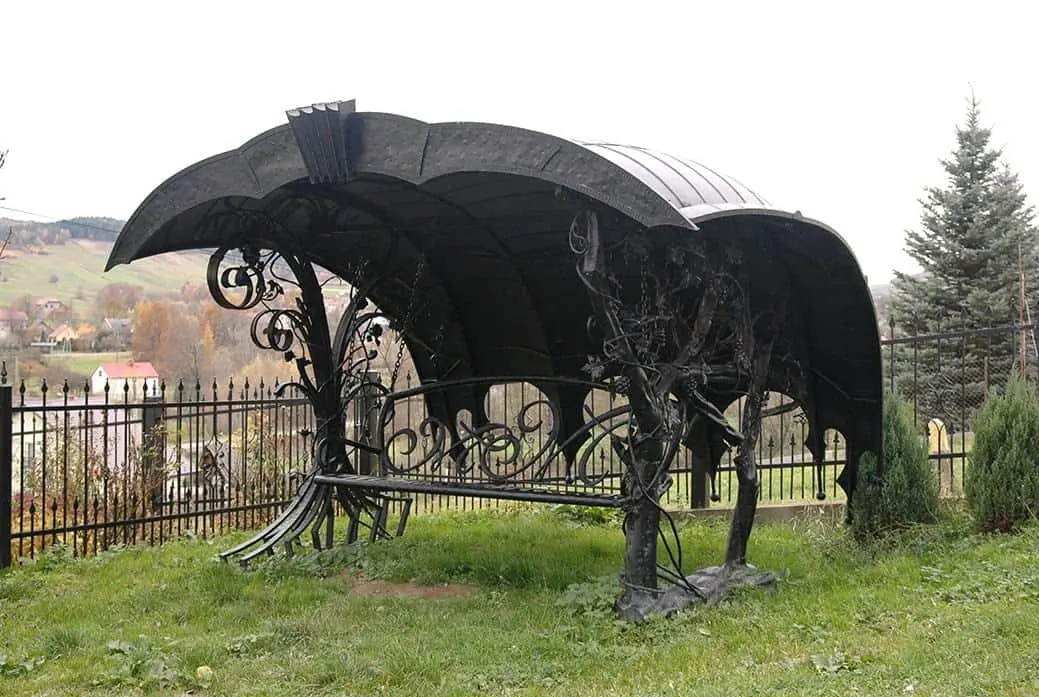
#> input picture assets/img/altana.webp, 1039 x 697 px
$ python -i make_video.py   (imports and definitions only)
#> lines starting #> are read from the running program, lines starting #| are printed output that depends on the picture
#> further down, picture is the input picture: PIL image 1039x697 RGB; mean R, G, B 139, 140.5, 121.5
"""
Generator filmu reklamowego Kowalstwa Artystycznego.

Jak to działa (w skrócie):
  Film = seria obrazków (klatek) wyświetlanych 30 razy na sekundę.
  Ten skrypt RYSUJE każdą klatkę w Pythonie (biblioteka Pillow): zdjęcie z
  powolnym zbliżeniem (efekt "Ken Burns"), napisy, winieta, iskry.
  Gotowe klatki wysyłamy strumieniem (pipe) do programu ffmpeg, który
  skleja je w plik MP4 (kodek H.264) i dokłada dźwięk.

  Dźwięk też jest generowany: ffmpeg potrafi liczyć falę dźwiękową z wzoru
  matematycznego (filtr "aevalsrc"). Uderzenie w kowadło = kilka tonów
  (sinusów) o wysokich częstotliwościach, które szybko wygasają (exp(-k*t)).

Uruchomienie:
    python3 scripts/make_video.py            # oba formaty
    python3 scripts/make_video.py wide       # tylko 16:9 (strona, YouTube, Facebook)
    python3 scripts/make_video.py vertical   # tylko 9:16 (Reels, TikTok, Shorts)
"""
import math
import random
import subprocess
import sys
from pathlib import Path

from PIL import Image, ImageChops, ImageDraw, ImageFilter, ImageFont

ROOT = Path(__file__).resolve().parent.parent
OLD = ROOT / "old" / "images"
OUT = ROOT / "assets" / "video"
FONTS = ROOT / "scripts" / "fonts"
FPS = 30

try:
    import imageio_ffmpeg  # pip install imageio-ffmpeg  (gotowy ffmpeg w paczce Pythona)
    FFMPEG = imageio_ffmpeg.get_ffmpeg_exe()
except ImportError:
    FFMPEG = "ffmpeg"

# Kolory marki — te same co w CSS strony (spójność!)
EMBER = (232, 121, 47)
EMBER_2 = (246, 177, 90)
IVORY = (239, 230, 216)
BG = (20, 17, 15)


# [5 lines left out: function font, not called in this run]


# ---------------------------------------------------------------------------
# SCENARIUSZ — lista scen. Każda: typ, czas trwania [s] i parametry.
# Chcesz zmienić film? Edytuj tylko tę listę.
# ---------------------------------------------------------------------------
SCENES = [
    {"type": "logo", "dur": 3.6},
    {"type": "title", "dur": 3.4, "img": "mention.jpg",
     "kicker": "OD 1997 ROKU", "lines": ["Kształtujemy", "formy z metalu"]},
    {"type": "product", "dur": 2.5, "img": "bramy-87.jpg", "no": "01", "label": "Bramy wjazdowe"},
    {"type": "product", "dur": 2.5, "img": "bal-zewn-107.jpg", "no": "02", "label": "Balustrady"},
    {"type": "product", "dur": 2.5, "img": "segm-ogr-37.jpg", "no": "03", "label": "Ogrodzenia"},
    {"type": "product", "dur": 2.5, "img": "furtki-35.jpg", "no": "04", "label": "Furtki"},
    {"type": "product", "dur": 2.5, "img": "wiaty-13.jpg", "no": "05", "label": "Carporty i wiaty"},
    {"type": "product", "dur": 2.5, "img": "others/14.jpg", "no": "06", "label": "Meble kute"},
    {"type": "product", "dur": 2.5, "img": "metaloplastyka-archit/4.jpg", "no": "07", "label": "Lampy i żyrandole"},
    {"type": "product", "dur": 2.5, "img": "others-12.jpg", "no": "08", "label": "Mała architektura"},
    {"type": "words", "dur": 3.0, "img": "bal-wewn-1.jpg", "words": ["Ogień.", "Młot.", "Kowadło."]},
    {"type": "title", "dur": 3.4, "img": "bramy-wjazdowe/1.jpg",
     "kicker": "CYNKOWANIE · MALOWANIE PROSZKOWE · MONTAŻ", "lines": ["Trwałość", "na pokolenia"]},
    {"type": "end", "dur": 4.6},
]
XFADE = 0.45  # długość przenikania między scenami [s]


# ---------------------------------------------------------------------------
# Narzędzia graficzne
# ---------------------------------------------------------------------------
# [4 lines left out: function ease, not called in this run]


def ease_out(t):
    t = max(0.0, min(1.0, t))
    return 1 - (1 - t) ** 3


def grade(im):
    """Korekcja barw "w stylu kuźni": lekko ciemniej, cieplej, mniej nasycone zielenie."""
    im = im.convert("RGB")
    r, g, b = im.split()
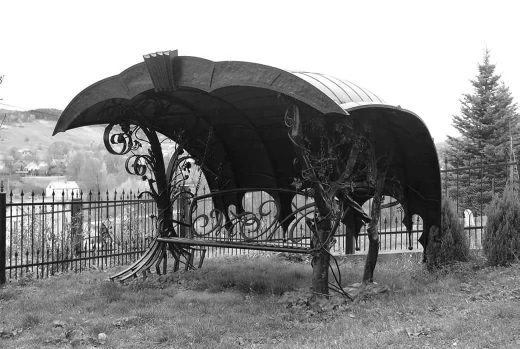
#> r: PIL image 1039x697 L (shown at 1/2 size); min 0, max 255, mean 139
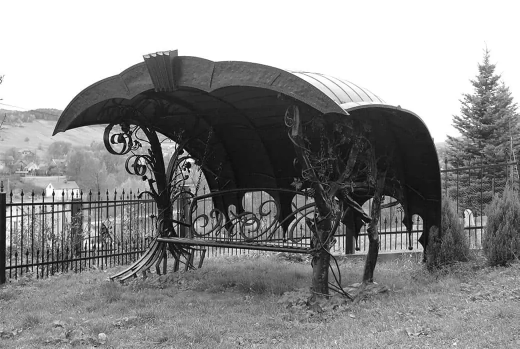
#> g: PIL image 1039x697 L (shown at 1/2 size); min 0, max 255, mean 140.5
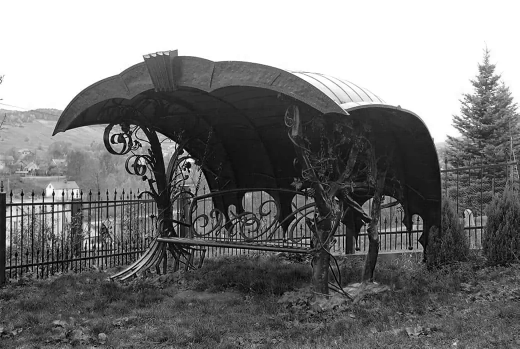
#> b: PIL image 1039x697 L (shown at 1/2 size); min 0, max 255, mean 121.5
    r = r.point(lambda v: min(255, int(v * 1.04 + 4)))
    b = b.point(lambda v: int(v * 0.86))
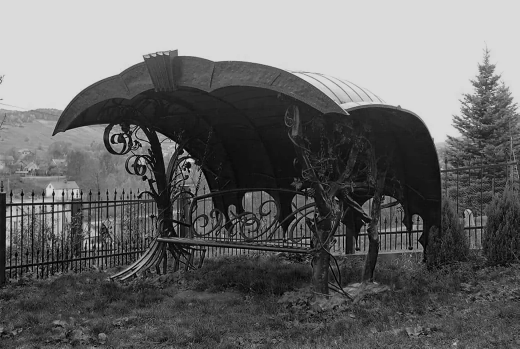
#> b: PIL image 1039x697 L (shown at 1/2 size); min 0, max 219, mean 104
    g = g.point(lambda v: int(v * 0.95))
    return Image.merge("RGB", (r, g, b))
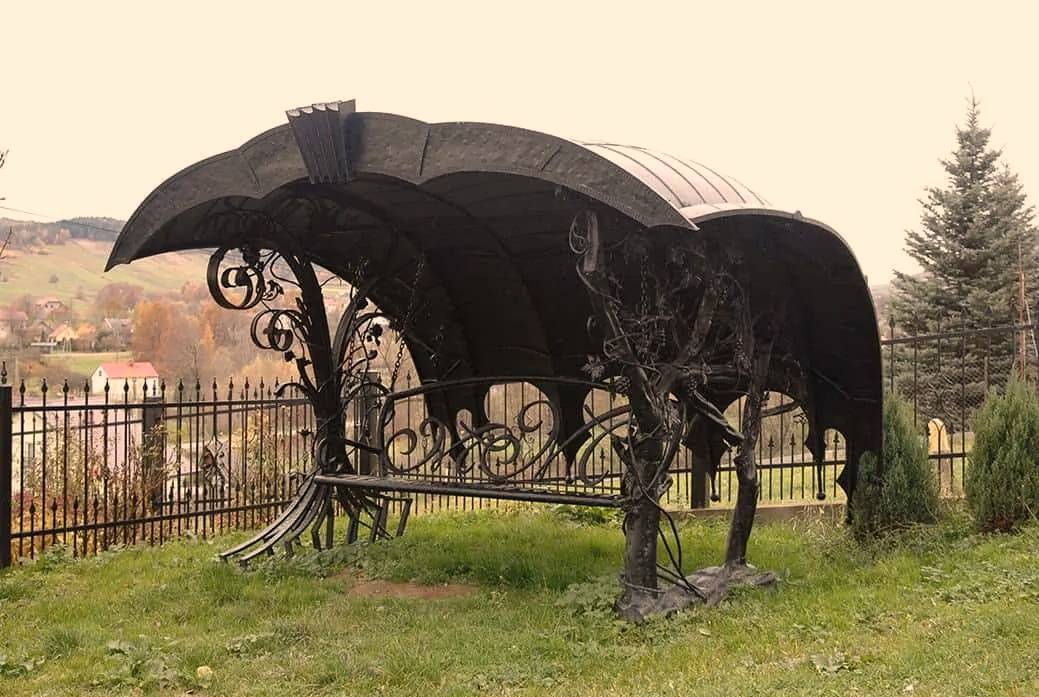
#> returned value: PIL image 1039x697 RGB; mean R, G, B 144.7, 133.1, 104


# [84 lines left out: functions ken_burns, blurred_cover, make_vignette, text_layer, with_alpha, gradient_text, not called in this run]


class Sparks:
    """Iskry z paleniska — te same co na stronie, tylko liczone w Pythonie."""

    # [31 lines left out: functions __init__, spawn, step_and_draw, not called in this run]


# ---------------------------------------------------------------------------
# Render scen
# ---------------------------------------------------------------------------
class Renderer:
    # [221 lines left out: functions __init__, src, photo, frame, timeline, audio_filter and 1 more, not called in this run]


# [6 lines not run here, left out]

>>> from PIL import Image
>>> picture = Image.open('../assets/img/altana.webp')
>>> result = grade(picture)

$ run again, on assets/img/carport.webp
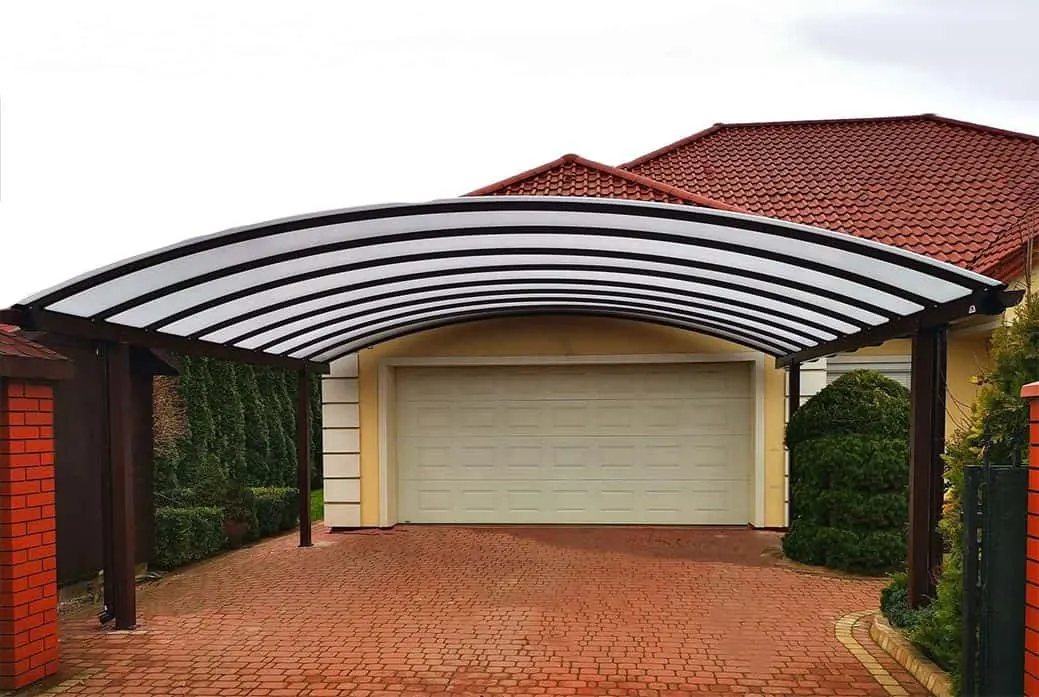
#> input picture assets/img/carport.webp, 1039 x 697 px
#> picture is the input picture: PIL image 1039x697 RGB; mean R, G, B 152.6, 131.2, 118.3
#> in grade, `b = b.point(lambda v: int(v * 0.86))`:
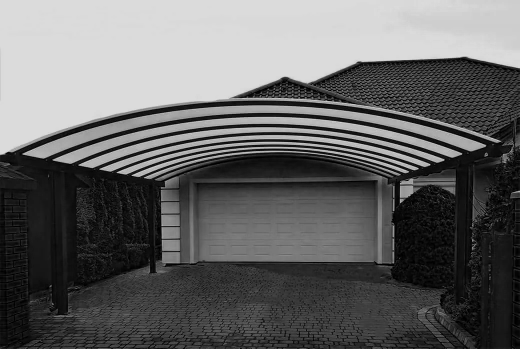
#> b: PIL image 1039x697 L (shown at 1/2 size); min 0, max 219, mean 101.2
#> in grade, `return Image.merge("RGB", (r, g, b))`:
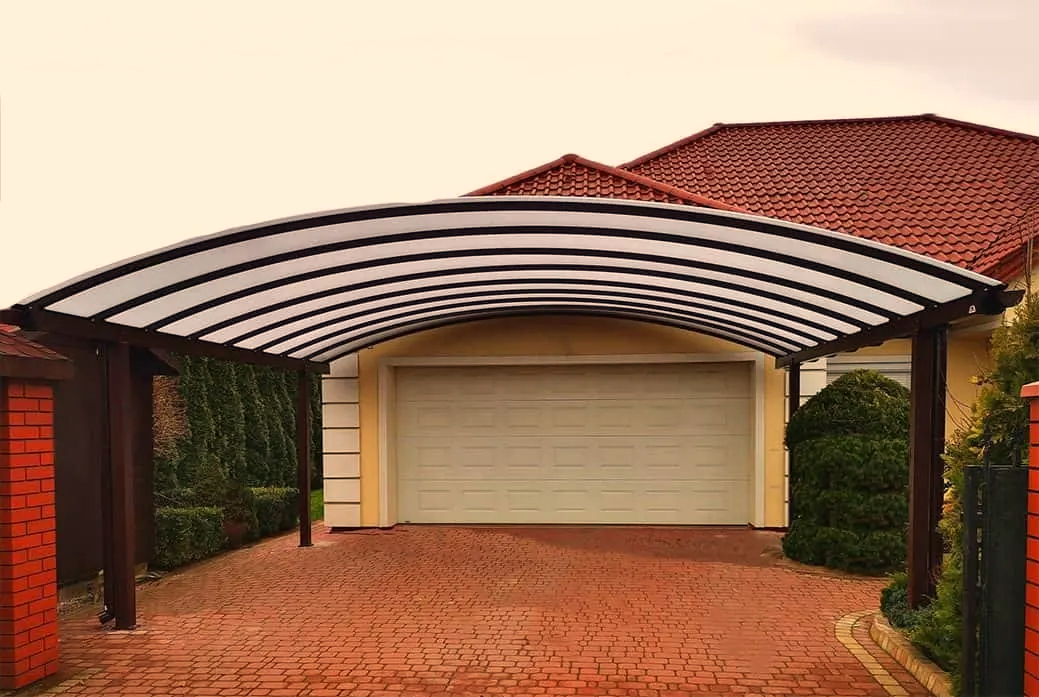
#> returned value: PIL image 1039x697 RGB; mean R, G, B 159.1, 124.2, 101.2

$ run again, on assets/img/daszek.webp
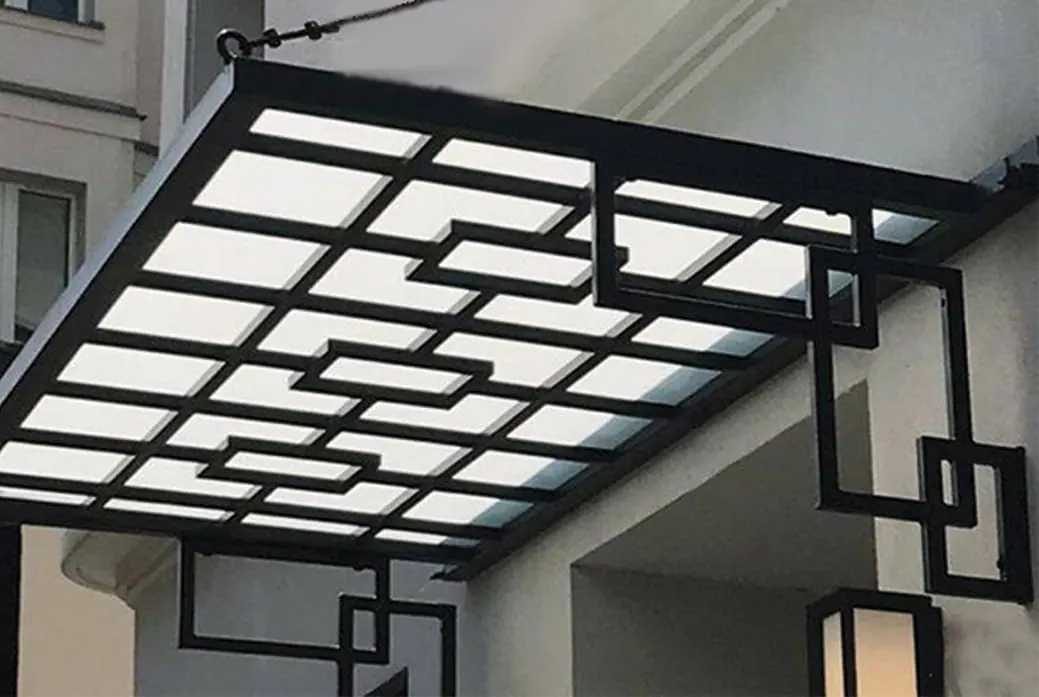
#> input picture assets/img/daszek.webp, 1039 x 697 px
#> picture is the input picture: PIL image 1039x697 RGB; mean R, G, B 108.4, 108.9, 105.7
#> in grade, `b = b.point(lambda v: int(v * 0.86))`:
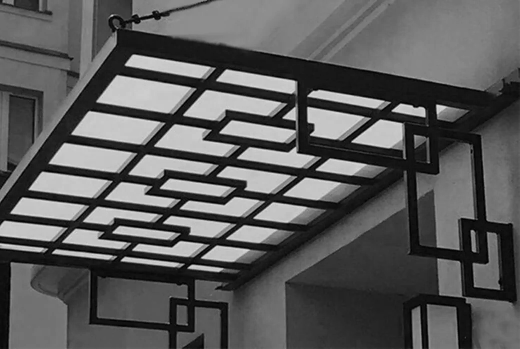
#> b: PIL image 1039x697 L (shown at 1/2 size); min 0, max 219, mean 90.4
#> in grade, `return Image.merge("RGB", (r, g, b))`:
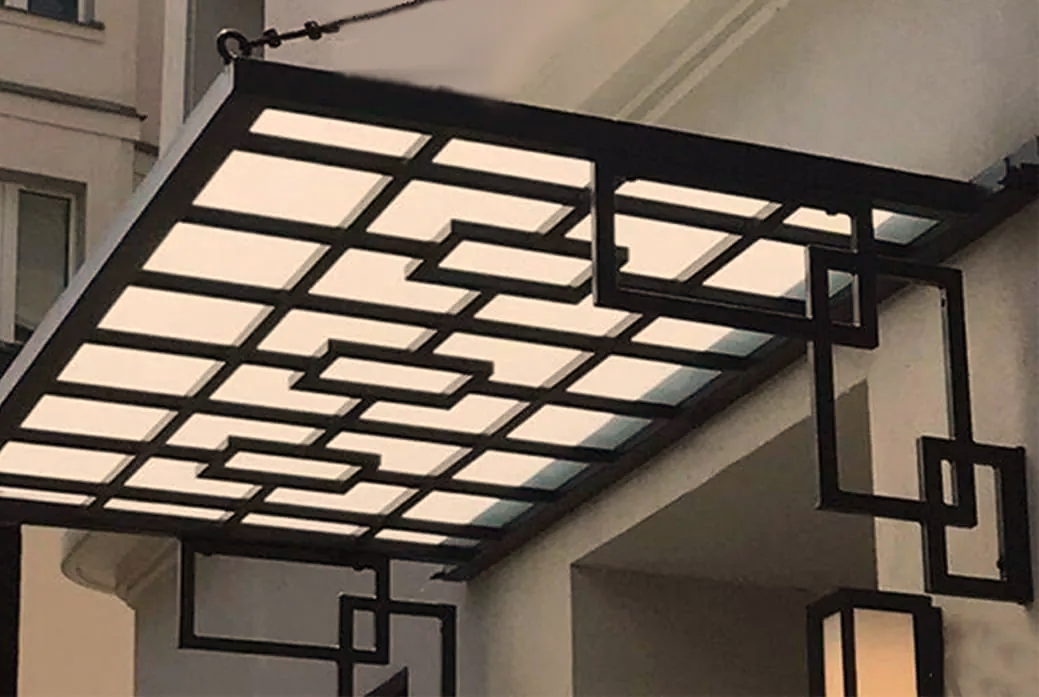
#> returned value: PIL image 1039x697 RGB; mean R, G, B 116.1, 103, 90.4
